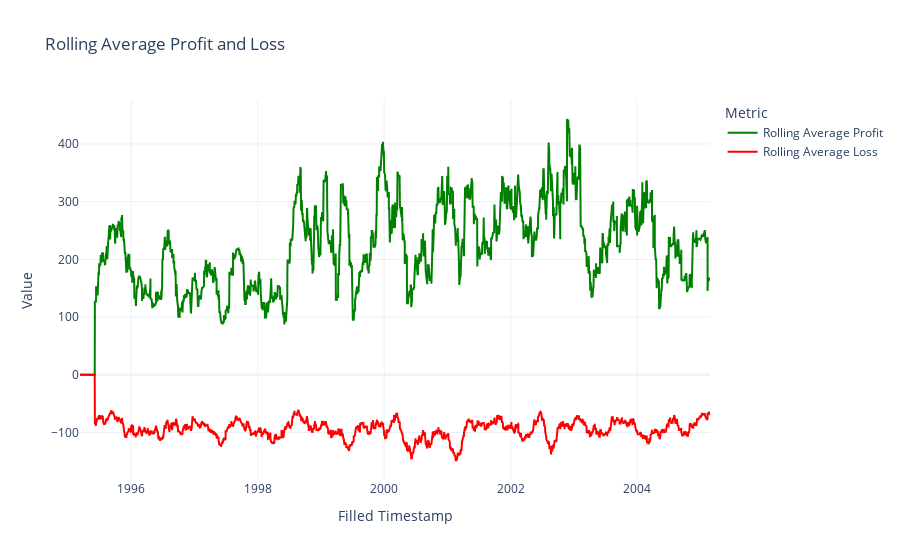

Notebook code for this chart:
### Markdown cell above
### Rolling Average Profit and Loss



***Note***

**Average Profit=Sum of all profits/Number of profitable trades**

**Rolling Average Profitt=Sum of profits in the last ’n’ trades up to t/Number of profitable trades in the last ’n’ trades up to t**

Rolling average is calculated using this formula

### Code cell
def calculate_rolling_profit_loss(trade_data, rolling_window):
    # Ensure profit_loss is numeric
    trade_data['profit_loss'] = pd.to_numeric(trade_data['profit_loss'], errors='coerce').fillna(0)

    # Create temporary columns to separate profits and losses
    trade_data['profit_only'] = trade_data['profit_loss'].apply(lambda x: x if x > 0 else 0)
    trade_data['loss_only'] = trade_data['profit_loss'].apply(lambda x: x if x < 0 else 0)

    # Calculate rolling averages
    rolling_profit = trade_data['profit_only'].rolling(rolling_window).mean()
    rolling_loss = trade_data['loss_only'].rolling(rolling_window).mean()

    # Return filled Series to avoid NaNs
    return rolling_profit.fillna(0), rolling_loss.fillna(0)

def plot_rolling_profit_loss(trade_data, rolling_profit, rolling_loss):
    """
    Plot Rolling Average Profit and Loss on the same chart.

    Parameters:
        trade_data (DataFrame): Original trade data for x-axis.
        rolling_profit (Series): Rolling average profit.
        rolling_loss (Series): Rolling average loss.
    """
    fig = go.Figure()

    # Add Rolling Average Profit
    fig.add_trace(go.Scatter(
        x=trade_data['filled_timestamp'],
        y=rolling_profit,
        mode='lines',
        name='Rolling Average Profit',
        line=dict(color='green')
    ))

    # Add Rolling Average Loss
    fig.add_trace(go.Scatter(
        x=trade_data['filled_timestamp'],
        y=rolling_loss,
        mode='lines',
        name='Rolling Average Loss',
        line=dict(color='red')
    ))

    # Customize layout
    fig.update_layout(
        title="Rolling Average Profit and Loss",
        xaxis_title="Filled Timestamp",
        yaxis_title="Value",
        template="plotly_white",
        legend_title="Metric",
        hovermode="x unified"
    )

    fig.show()

# trade_trade_dfdata = prepare_trade_data(final_list)
rolling_profit, rolling_loss = calculate_rolling_profit_loss(trade_df, rolling_window)
plot_rolling_profit_loss(trade_df, rolling_profit, rolling_loss)

### Figure 1 — Plotly figure (JSON) as saved in the notebook; plotly's stock layout.template omitted (floating-point values rounded to 4 significant figures; data arrays with more than 128 entries replaced by an {"elided": "..."} marker saying what was removed)
{"data": [{"line": {"color": "green"}, "mode": "lines", "name": "Rolling Average Profit", "type": "scatter", "x": {"elided": "2874 str values"}, "y": {"elided": "2874 float values"}}, {"line": {"color": "red"}, "mode": "lines", "name": "Rolling Average Loss", "type": "scatter", "x": {"elided": "2874 str values"}, "y": {"elided": "2874 float values"}}], "layout": {"hovermode": "x unified", "legend": {"title": {"text": "Metric"}}, "title": {"text": "Rolling Average Profit and Loss"}, "xaxis": {"title": {"text": "Filled Timestamp"}}, "yaxis": {"title": {"text": "Value"}}}}
